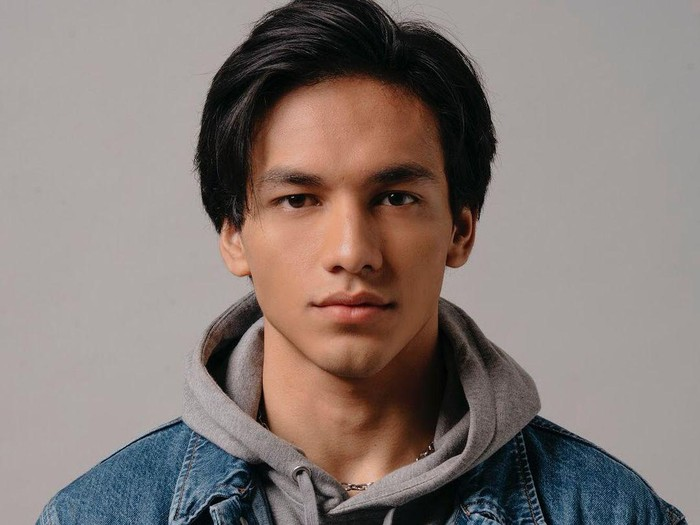
#> input picture jefri.jpeg, 700 x 525 px
$ jupyter execute 'Filter Rerata.ipynb'   (shell and % lines are left out)
#> lines starting #> are read from the running program, lines starting #| are printed output that depends on the picture
[cell 1]
#Import Library
import matplotlib.pyplot as plt

from skimage import data
from skimage.io import imread
from skimage.color import rgb2gray
import numpy as np

[cell 2]
citra1 = imread(fname="jefri.jpeg")  # Membaca citra "jefri.jpeg" dan menyimpannya di variabel citra1
#> citra1 is the input picture: shape (525, 700, 3); mean R, G, B 134.3, 122.9, 118.4
citra2 = imread(fname="arbani.jpeg")  # Membaca citra "arbani.jpeg" dan menyimpannya di variabel citra2
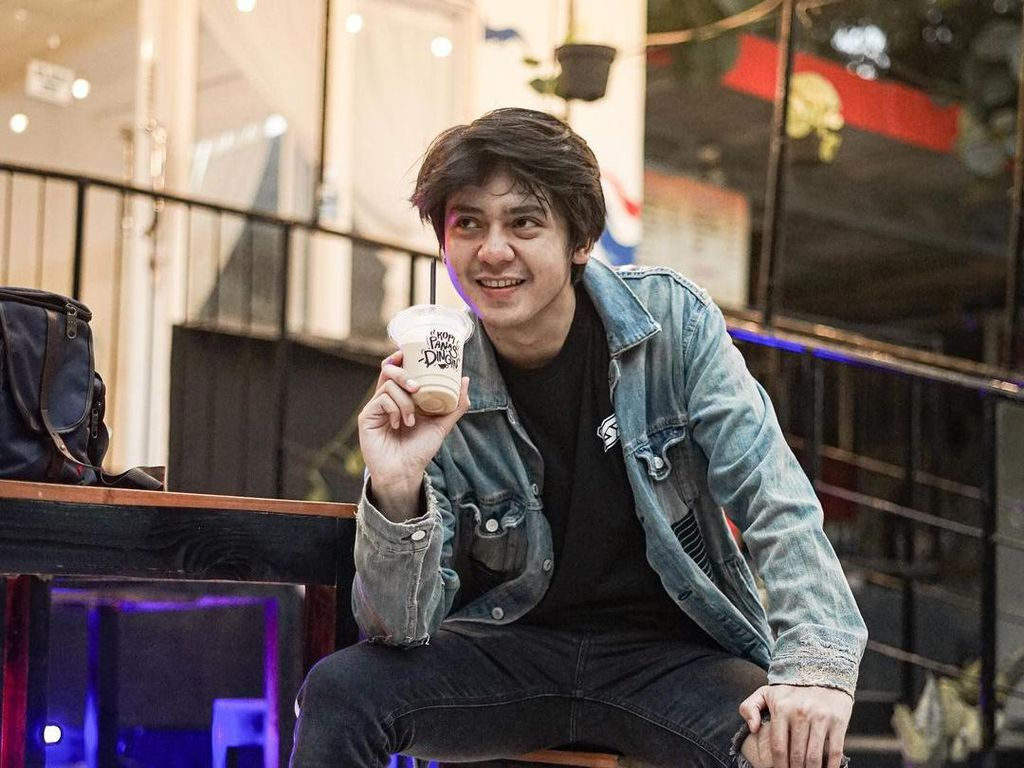
#> input picture arbani.jpeg, 1024 x 768 px
#> citra2 is the input picture: shape (768, 1024, 3); mean R, G, B 108.9, 96.6, 91

print('Shape citra 1:', citra1.shape)  # Menampilkan bentuk (shape) citra1
#| Shape citra 1: (525, 700, 3)
print('Shape citra 2:', citra2.shape)  # Menampilkan bentuk (shape) citra2
#| Shape citra 2: (768, 1024, 3)

fig, axes = plt.subplots(1, 2, figsize=(10, 10))  # Membuat tampilan subplot dengan 1 baris dan 2 kolom, ukuran total 10x10
ax = axes.ravel()  # Meratakan array subplot menjadi satu dimensi

ax[0].imshow(citra1, cmap='gray')  # Menampilkan citra1 pada subplot pertama dengan cmap 'gray'
ax[0].set_title("Citra 1")  # Menetapkan judul subplot pertama sebagai "Citra 1"
ax[1].imshow(citra2, cmap='gray')  # Menampilkan citra2 pada subplot kedua dengan cmap 'gray'
ax[1].set_title("Citra 2")  # Menetapkan judul subplot kedua sebagai "Citra 2"
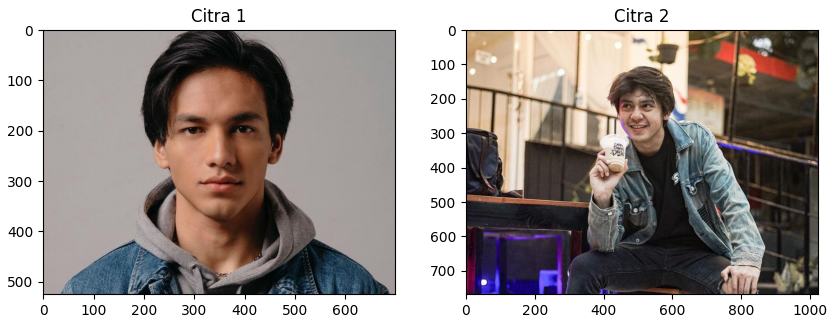
#> figure drawn by matplotlib, 2 panels

[cell 3]
copyCitra1 = citra1.copy().astype(float)  # Membuat salinan citra1 dengan tipe data float
copyCitra2 = citra2.copy().astype(float)  # Membuat salinan citra2 dengan tipe data float

m1, n1 = copyCitra1.shape[:2]  # Mendapatkan jumlah baris (m1) dan kolom (n1) dari copyCitra1
#> m1 = 525; n1 = 700
output1 = np.empty([m1, n1])  # Membuat array kosong dengan ukuran yang sama dengan copyCitra1 untuk output1

m2, n2 = copyCitra2.shape[:2]  # Mendapatkan jumlah baris (m2) dan kolom (n2) dari copyCitra2
#> m2 = 768; n2 = 1024
output2 = np.empty([m2, n2])  # Membuat array kosong dengan ukuran yang sama dengan copyCitra2 untuk output2

print('Shape copy citra 1:', copyCitra1.shape)  # Menampilkan bentuk (shape) copyCitra1
#| Shape copy citra 1: (525, 700, 3)
print('Shape output citra 1:', output1.shape)  # Menampilkan bentuk (shape) output1
#| Shape output citra 1: (525, 700)

print('m1:', m1)  # Menampilkan jumlah baris (m1) dari copyCitra1
#| m1: 525
print('n1:', n1)  # Menampilkan jumlah kolom (n1) dari copyCitra1
#| n1: 700
print()

print('Shape copy citra 2:', copyCitra2.shape)  # Menampilkan bentuk (shape) copyCitra2
#| Shape copy citra 2: (768, 1024, 3)
print('Shape output citra 2:', output2.shape)  # Menampilkan bentuk (shape) output2
#| Shape output citra 2: (768, 1024)

print('m2:', m2)  # Menampilkan jumlah baris (m2) dari copyCitra2
#| m2: 768
print('n2:', n2)  # Menampilkan jumlah kolom (n2) dari copyCitra2
#| n2: 1024
print()

[cell 4]
output1 = np.zeros_like(copyCitra1)  # Inisialisasi output1 sebagai array kosong dengan ukuran yang sama

for baris in range(1, m1-1):
    for kolom in range(1, n1-1):
        a1 = baris
        b1 = kolom
        # Menghitung jumlah pixel sekitar
        jumlah = copyCitra1[a1-1, b1-1] + copyCitra1[a1-1, b1] + copyCitra1[a1-1, b1+1] + \
                 copyCitra1[a1, b1-1] + copyCitra1[a1, b1] + copyCitra1[a1, b1+1] + \
                 copyCitra1[a1+1, b1-1] + copyCitra1[a1+1, b1] + copyCitra1[a1+1, b1+1]
        # Menghitung nilai rata-rata dari pixel sekitar
        output1[a1, b1] = (1/9 * jumlah)

[cell 5]
output2 = np.zeros_like(copyCitra2)  # Inisialisasi output2 sebagai array kosong dengan ukuran yang sama

for baris1 in range(1, m2-1):
    for kolom1 in range(1, n2-1):
        a1 = baris1
        b1 = kolom1
        # Menghitung jumlah pixel sekitar
        jumlah = copyCitra2[a1-1, b1-1] + copyCitra2[a1-1, b1] + copyCitra2[a1-1, b1+1] + \
                 copyCitra2[a1, b1-1] + copyCitra2[a1, b1] + copyCitra2[a1, b1+1] + \
                 copyCitra2[a1+1, b1-1] + copyCitra2[a1+1, b1] + copyCitra2[a1+1, b1+1]
        # Menghitung nilai rata-rata dari pixel sekitar
        output2[a1, b1] = (1/9 * jumlah)

[cell 6]
# Membuat layout subplot 2x2 dengan ukuran figure 10x10
fig, axes = plt.subplots(2, 2, figsize=(10, 10))
ax = axes.ravel()

# Menampilkan citra 1 pada subplot pertama
ax[0].imshow(citra1, cmap='gray')
ax[0].set_title("Input Citra 1")

# Menampilkan citra 2 pada subplot kedua
ax[1].imshow(citra2, cmap='gray')
ax[1].set_title("Input Citra 2")

# Menampilkan output citra 1 pada subplot ketiga
ax[2].imshow(output1, cmap='gray')
ax[2].set_title("Output Citra 1")

# Menampilkan output citra 2 pada subplot keempat
ax[3].imshow(output2, cmap='gray')
ax[3].set_title("Output Citra 2")
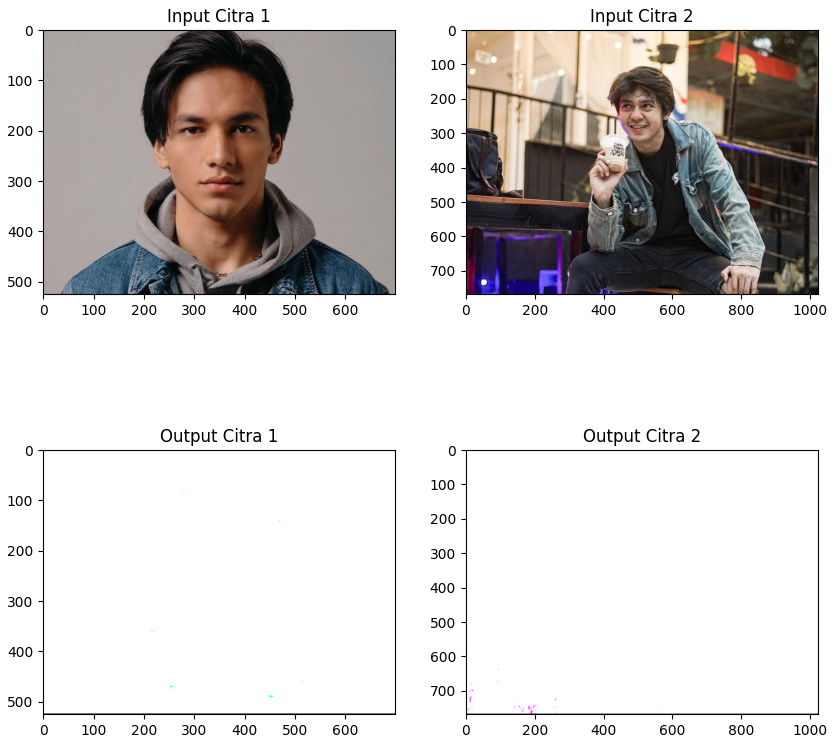
#> figure drawn by matplotlib, 4 panels
